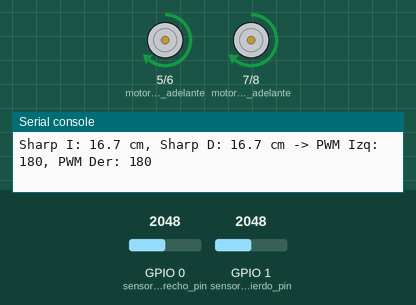
Recording of a program running on a simulated ESP32 board running MicroPython. Shown: motor-driver pin pairs drawn as motors (green arrow = first pin HIGH = forward, orange = second pin HIGH = backward, longer = more drive), the last lines printed to the serial console. The inputs (shaded band) are chosen by the test bench; at power-on: GPIO 0 (sensor_frontal_derecho_pin) = 2048, GPIO 1 (sensor_frontal_izquierdo_pin) = 2048 (analog values on the 0–4095 scale).

Above: at 3.2 s.
3.3 s: GPIO 0 (sensor_frontal_derecho_pin) set to 1228
At 3.9 s:
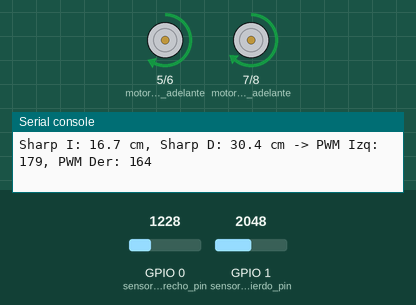
4.8 s: GPIO 1 (sensor_frontal_izquierdo_pin) set to 1228
At 5.8 s:
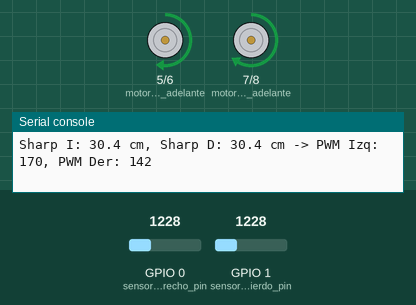
6.3 s: GPIO 0 (sensor_frontal_derecho_pin) set to 491
At 7.7 s:
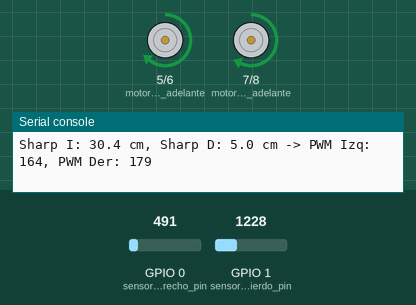
Timing chart, 0 to 9.3 s (numbered marks = the images above; inputs shaded):
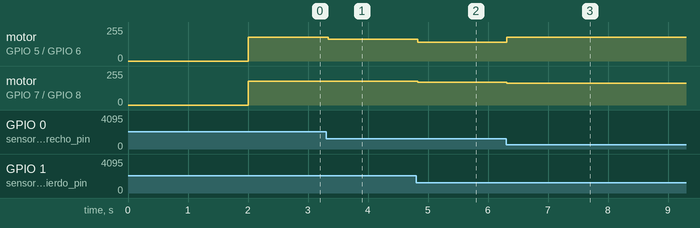

The program:

main.py
```python
from machine import Pin, PWM, ADC
import time

# --- PINES ---
motor_izquierdo_adelante = PWM(Pin(7))
motor_izquierdo_atras = PWM(Pin(8))
motor_derecho_adelante = PWM(Pin(5))
motor_derecho_atras = PWM(Pin(6))

sensor_frontal_derecho_pin = ADC(Pin(0))
sensor_frontal_izquierdo_pin = ADC(Pin(1))

# --- CONFIGURACIÓN ADC y PWM ---
sensor_frontal_derecho_pin.atten(ADC.ATTN_11DB)
sensor_frontal_izquierdo_pin.atten(ADC.ATTN_11DB)

frecuencia_pwm = 1000
for motor in [motor_izquierdo_adelante, motor_izquierdo_atras, motor_derecho_adelante, motor_derecho_atras]:
    motor.freq(frecuencia_pwm)

# --- CONSTANTES DE CALIBRACIÓN SHARP ---
MIN_DISTANCIA_SHARP = 5.0
MAX_DISTANCIA_SHARP = 80.0
ADC_REFERENCIA_VOLTAJE = 3.3
ADC_RESOLUCION = 4095.0
VOLT_UMBRAL_BAJO = 0.4

# --- CONVERSIÓN PWM ---
def pwm255_to_duty16(valor):
    return int(round(max(0, min(valor, 255)) * 65535 / 255))

# --- FUNCIONES DE CONTROL DE MOTORES ---
def motor_adelante(velocidad_izq, velocidad_der):
    motor_izquierdo_adelante.duty_u16(pwm255_to_duty16(velocidad_izq))
    motor_izquierdo_atras.duty_u16(0)
    motor_derecho_adelante.duty_u16(pwm255_to_duty16(velocidad_der))
    motor_derecho_atras.duty_u16(0)

def motor_atras(velocidad_izq, velocidad_der):
    motor_izquierdo_adelante.duty_u16(0)
    motor_izquierdo_atras.duty_u16(pwm255_to_duty16(velocidad_izq))
    motor_derecho_adelante.duty_u16(0)
    motor_derecho_atras.duty_u16(pwm255_to_duty16(velocidad_der))

def motor_izquierda(velocidad):
    motor_izquierdo_adelante.duty_u16(0)
    motor_izquierdo_atras.duty_u16(pwm255_to_duty16(velocidad))
    motor_derecho_adelante.duty_u16(pwm255_to_duty16(velocidad))
    motor_derecho_atras.duty_u16(0)

def motor_derecha(velocidad):
    motor_izquierdo_adelante.duty_u16(pwm255_to_duty16(velocidad))
    motor_izquierdo_atras.duty_u16(0)
    motor_derecho_adelante.duty_u16(0)
    motor_derecho_atras.duty_u16(pwm255_to_duty16(velocidad))

def motor_detener():
    motor_izquierdo_adelante.duty_u16(0)
    motor_izquierdo_atras.duty_u16(0)
    motor_derecho_adelante.duty_u16(0)
    motor_derecho_atras.duty_u16(0)

# --- LECTURA DE SENSORES SHARP OPTIMIZADA ---
def leer_distancia_sharp(sensor_pin):
    try:
        raw_value = sensor_pin.read()
        volt = raw_value * (ADC_REFERENCIA_VOLTAJE / ADC_RESOLUCION)
        if volt <= VOLT_UMBRAL_BAJO:
            return MIN_DISTANCIA_SHARP
        distancia_calculada = 29.988 * pow(volt, -1.173)
        return max(MIN_DISTANCIA_SHARP, min(distancia_calculada, MAX_DISTANCIA_SHARP))
    except Exception:
        return MAX_DISTANCIA_SHARP

# --- VARIABLES PARA FILTRADO DE CAMBIOS PEQUEÑOS ---
ULTIMA_IZQ = None
ULTIMA_DER = None
UMBRAL_CAMBIO_CM = 3.0  # Ignorar variaciones menores a esto

def filtrar_distancia(valor_actual, ultimo_valor):
    if ultimo_valor is None:
        return valor_actual
    if abs(valor_actual - ultimo_valor) < UMBRAL_CAMBIO_CM:
        return ultimo_valor
    return valor_actual

# --- FUNCIONES DIFUSAS (SUAVES Y ESCALADAS A 180) ---
def trapmf(x, a, b, c, d):
    if x <= a or x >= d:
        return 0.0
    elif b <= x <= c:
        return 1.0
    elif a < x < b:
        return (x - a) / (b - a)
    elif c < x < d:
        return (d - x) / (d - c)
    return 0.0

def evaluar_sugeno(sensor_izq, sensor_der):
    s_izq = min(max(sensor_izq, 0), 100)
    s_der = min(max(sensor_der, 0), 100)

    CERCA = lambda x: trapmf(x, 0, 0, 25, 50)
    LEJOS = lambda x: trapmf(x, 20, 40, 65, 80)
    NO_D  = lambda x: trapmf(x, 60, 75, 100, 100)

    mf_izq = [CERCA(s_izq), LEJOS(s_izq), NO_D(s_izq)]
    mf_der = [CERCA(s_der), LEJOS(s_der), NO_D(s_der)]

    ALTO = 180
    NORMAL = int(200 * 180 / 255)  # ≈141
    BAJO = 0
    REVERSA = -180  # Ignorado en salida (porque no usamos reversa real aún)

    reglas = [
        (mf_izq[0] * mf_der[0], ALTO, ALTO),
        (mf_izq[0] * mf_der[1], ALTO, NORMAL),
        (mf_izq[0] * mf_der[2], ALTO, ALTO),
        (mf_izq[1] * mf_der[0], NORMAL, ALTO),
        (mf_izq[1] * mf_der[1], ALTO, BAJO),
        (mf_izq[1] * mf_der[2], NORMAL, ALTO),
        (mf_izq[2] * mf_der[0], ALTO, ALTO),
        (mf_izq[2] * mf_der[1], ALTO, NORMAL),
        (mf_izq[2] * mf_der[2], NORMAL, REVERSA),
    ]

    suma_pesos = sum(w for w, _, _ in reglas)
    if suma_pesos == 0:
        return 0, 0

    salida_izq = sum(w * out1 for w, out1, _ in reglas) / suma_pesos
    salida_der = sum(w * out2 for w, _, out2 in reglas) / suma_pesos

    return int(max(0, min(salida_izq, 180))), int(max(0, min(salida_der, 180)))

# --- ESTRATEGIA DE MOVIMIENTO CON FILTRADO ---
def estrategia():
    global ULTIMA_IZQ, ULTIMA_DER

    nueva_izq = leer_distancia_sharp(sensor_frontal_izquierdo_pin)
    nueva_der = leer_distancia_sharp(sensor_frontal_derecho_pin)

    d_izq = filtrar_distancia(nueva_izq, ULTIMA_IZQ)
    d_der = filtrar_distancia(nueva_der, ULTIMA_DER)

    ULTIMA_IZQ = d_izq
    ULTIMA_DER = d_der

    m1, m2 = evaluar_sugeno(d_izq, d_der)

    print(f"Sharp I: {d_izq:.1f} cm, Sharp D: {d_der:.1f} cm -> PWM Izq: {m1}, PWM Der: {m2}")
    motor_adelante(m1, m2)

# --- BUCLE PRINCIPAL ---
if __name__ == "__main__":
    motor_detener()
    print("Iniciando programa de control difuso con Sharp y sensibilidad reducida...")
    time.sleep(2)

    try:
        while True:
            estrategia()
            time.sleep(0.05)
    except KeyboardInterrupt:
        motor_detener()
        print("Programa terminado.")
```

Measured:
- after the input at 3.3 s, motor on GPIO 5 (motor_derecho_adelante) / GPIO 6 (motor_derecho_atras): forward 180/255 → forward 164/255 at once; motor on GPIO 7 (motor_izquierdo_adelante) / GPIO 8 (motor_izquierdo_atras): forward 180/255 → forward 179/255 at once
- after the input at 4.8 s, motor on GPIO 5 (motor_derecho_adelante) / GPIO 6 (motor_derecho_atras): forward 164/255 → forward 142/255 at once; motor on GPIO 7 (motor_izquierdo_adelante) / GPIO 8 (motor_izquierdo_atras): forward 179/255 → forward 170/255 at once
- after the input at 6.3 s, motor on GPIO 5 (motor_derecho_adelante) / GPIO 6 (motor_derecho_atras): forward 142/255 → forward 179/255 at once; motor on GPIO 7 (motor_izquierdo_adelante) / GPIO 8 (motor_izquierdo_atras): forward 170/255 → forward 164/255 at once
